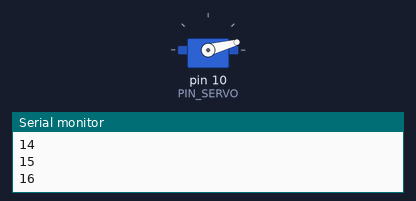
The sketch below on a simulated Arduino Mega 2560, built with avr-gcc and run on an emulated ATmega2560. Parts: servo, the last lines printed to the serial monitor.

Above: at 0.1 s.
At 1.0 s:
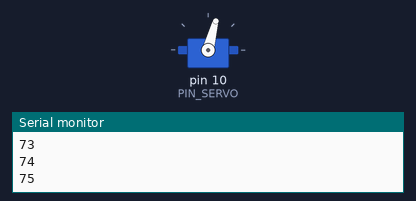
At 2.2 s:
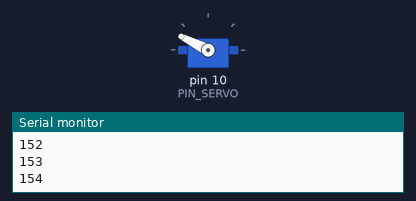
At 4.6 s:
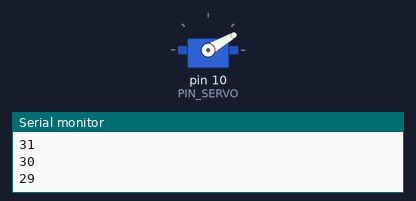
Timing chart, 0 to 6.4 s (numbered marks = the images above):
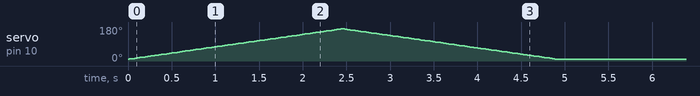

The sketch:

EP5.ino
```cpp
/**
 * @file EP5.ino
 * @brief EP5 – Abertura automática de estores para controlo de temperatura
 * @date 08/01/2018
 * @authors Afonso Santos (nr. 2130653) & Natanael Godinho (nr. 2110634)
 * @state INC
 */

 /**
  * LIGAÇÕES: @Arduino 'Mega 2560'
  * 5 V -> USB
  * GND -> breadboard
  * Pin 1 -> Servo/ Laranja(Sinal)
  *
  * @Servomotor
  * Laranja(Sinal) -> Arduino/Pin 1
  * Vermelho (+) -> VCC
  * Castanho (-) -> GND
  */

#include <Servo.h>

Servo myservo;            // Criação de 1 objeto para controlar o Servo

// Atribuição dos pinos do Arduino
const int PIN_SERVO = 10;

// Valores pré-definidos no enunciado
const int ANG_ESTORES_ABERTOS = 30;
const int ANG_ESTORES_INT = 75;
const int ANG_ESTORES_FECHADOS = 120;

// Variáveis globais do programa
const int MIN_ANG_SERVO = 10;         // Definição do ângulo mín. a enviar para o Servo, por segurança
const int MAX_ANG_SERVO = 170;        // Definição do ângulo máx. a enviar para o Servo, por segurança
const float T_LIMIAR_1 = 15.0;              // Temperatura considerado como 'Frio'
const float T_LIMIAR_2 = 28.0;              // Temperatura considerado como 'Calor'
const int T_LIMIAR_LUZ = 700;            // Valor para incidência de luz solar
int posServo = 0;                 // Variável que guarda a posição do Servo [Graus]

// Declaração de funções
void funcaoEp5(float temp_Ep3, float voltageLDR_Ep4);

void setup() {
  Serial.begin(9600);
  myservo.attach(PIN_SERVO);

  for (posServo = MIN_ANG_SERVO; posServo <= MAX_ANG_SERVO; posServo += 1) {
    myservo.write(posServo);
    Serial.println(posServo);
    delay(15);
  }
  for (posServo = MAX_ANG_SERVO; posServo >= MIN_ANG_SERVO; posServo -= 1) {
    myservo.write(posServo);
    Serial.println(posServo);
    delay(15);
  }
}

void loop() {
  float temp_Ep3 = 0.0;
  int sensorValueLDR_Ep4 = 0;

  //delay(2000);

  // cond. 1
    temp_Ep3 = 9.0;          // debug
    sensorValueLDR_Ep4 = 701;

  // cond. 2
    temp_Ep3 = 29.0;          // debug
    sensorValueLDR_Ep4 = 701;

  // cond. 3
    temp_Ep3 = 20.0;          // debug
    sensorValueLDR_Ep4 = 701;

  funcaoEp5(temp_Ep3, sensorValueLDR_Ep4);     // EP5 precisa de receber valores lidos na EP3 e na EP4
}

/**
 * @brief Recebe a temperatura e a luminosidade da casa e altera a posição dos estores
 * @params Temperatura (EP3), Voltagem da LRD (EP4)
 * @return -
 */
void funcaoEp5(float temp_Ep3, int voltageLDR_Ep4) {
  float temp_Entrada = 0.0;
  int voltageLDR_Entrada = 0;
  // TODO: receber valores do EP3+EP4, mas validá-los antes (dentro de 1 intervalo aceitável)

  temp_Entrada = temp_Ep3;
  voltageLDR_Entrada = voltageLDR_Ep4;

  // Se estiver frio
  if ((temp_Entrada < T_LIMIAR_1) && (voltageLDR_Entrada > T_LIMIAR_LUZ))  {
    // angulo 30º - Estores abertos
    myservo.write(ANG_ESTORES_ABERTOS);
    Serial.print("cond. 1 - ESTORES ABERTOS");     // debug
    //Serial.println(ANG_ESTORES_ABERTOS);
    delay(15);
  }
  // Se estiver calor
  else if ((temp_Entrada > T_LIMIAR_2) && (voltageLDR_Entrada > T_LIMIAR_LUZ)) {
    // angulo 120º - Estores fechados
    myservo.write(ANG_ESTORES_FECHADOS);
    Serial.print("cond. 2 - ESTORES FECHADOS");   // debug
    //Serial.println(ANG_ESTORES_FECHADOS);
    delay(15);
  }
  else {    // Se tempª estiver entre Min e Max, ou igual aos limites. Luz é indiferente
    // não acionar servos
    // angulo 75º - Estores em posição intermédia
    myservo.write(ANG_ESTORES_INT);
    Serial.print("cond. 3 - Estores em posição intermédia");   // debug
    //Serial.println(ANG_ESTORES_INT);
    delay(15);
  }

  // Nota: em ambiente real, verificação poderia ser a cada 15 minutos
}
```
